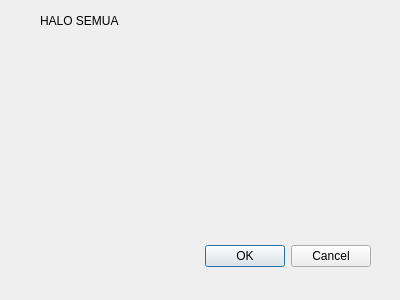
<?xml version="1.0" encoding="UTF-8"?>
<ui version="4.0">
 <class>Dialog</class>
 <widget class="QDialog" name="Dialog">
  <property name="geometry">
   <rect>
    <x>0</x>
    <y>0</y>
    <width>400</width>
    <height>300</height>
   </rect>
  </property>
  <property name="windowTitle">
   <string>Dialog</string>
  </property>
  <widget class="QDialogButtonBox" name="buttonBox">
   <property name="geometry">
    <rect>
     <x>30</x>
     <y>240</y>
     <width>341</width>
     <height>32</height>
    </rect>
   </property>
   <property name="orientation">
    <enum>Qt::Horizontal</enum>
   </property>
   <property name="standardButtons">
    <set>QDialogButtonBox::Cancel|QDialogButtonBox::Ok</set>
   </property>
  </widget>
  <widget class="QLabel" name="label">
   <property name="geometry">
    <rect>
     <x>40</x>
     <y>10</y>
     <width>161</width>
     <height>21</height>
    </rect>
   </property>
   <property name="text">
    <string>HALO SEMUA</string>
   </property>
  </widget>
 </widget>
 <resources/>
 <connections>
  <connection>
   <sender>buttonBox</sender>
   <signal>accepted()</signal>
   <receiver>Dialog</receiver>
   <slot>accept()</slot>
   <hints>
    <hint type="sourcelabel">
     <x>248</x>
     <y>254</y>
    </hint>
    <hint type="destinationlabel">
     <x>157</x>
     <y>274</y>
    </hint>
   </hints>
  </connection>
  <connection>
   <sender>buttonBox</sender>
   <signal>rejected()</signal>
   <receiver>Dialog</receiver>
   <slot>reject()</slot>
   <hints>
    <hint type="sourcelabel">
     <x>316</x>
     <y>260</y>
    </hint>
    <hint type="destinationlabel">
     <x>286</x>
     <y>274</y>
    </hint>
   </hints>
  </connection>
 </connections>
</ui>
